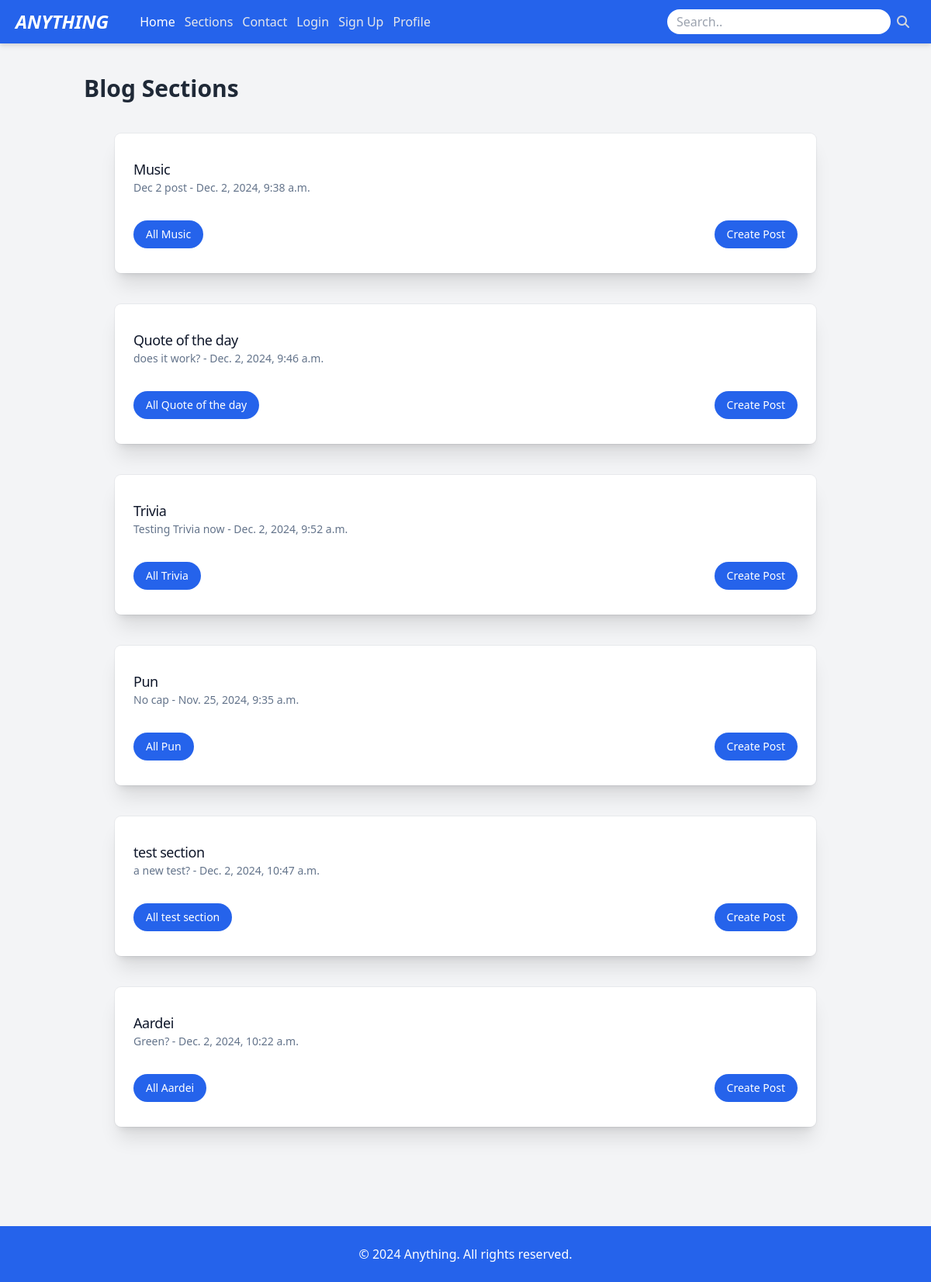
The page / on the database its author committed.
### blog_anything/models.py (models this page shows, shortened)
class Section(models.Model):
    name = models.CharField(max_length=100)
    slug = models.SlugField(unique=True)
    created_by = models.ForeignKey(User, on_delete=models.CASCADE, related_name='sections')

class Post(models.Model):
    title = models.CharField(max_length=200)
    uuid = models.UUIDField(default=uuid.uuid4, editable=False, unique=True)
    content = models.TextField()
    section = models.ForeignKey(Section, related_name='posts', on_delete=models.CASCADE)
    created_by = models.ForeignKey(User, on_delete=models.CASCADE, related_name='posts')
    created_at = models.DateTimeField(default=timezone.now)
    updated_at = models.DateTimeField(auto_now=True)
    def __str__(self):
        return self.title

### blog_anything/views.py (the view)
# urls.py: 2. Add a URL to urlpatterns:  path('', views.home, name='home')
def home(request):
    sections = Section.objects.all()
    for section in sections:
        latest_post = section.posts.order_by('-created_at').first()
        section.latest_post = latest_post
    return render(request, "blog_anything/index.html", {'sections': sections})

### blog_anything/templates/blog_anything/index.html (shortened to what this page needs)
{% extends "base.html" %}
{% load static %}
{% block content %}
<body class="bg-gray-100">
    <div class="container mx-auto p-5">
        <h1 class="text-3xl text-red font-bold">Blog Sections</h1>
        <ul>
            {% for section in sections %}
                <li>
                    <div class="m-10 rounded-lg bg-white px-6 py-8 shadow-xl ring-1 ring-slate-900/5">
                        <h3 class="text-lg font-medium tracking-tight text-slate-900 dark:text-white">{{section.name}}</h3>
                        <p class="text-sm font-normal text-slate-500 dark:text-white"> {{ section.latest_post }} - {{ section.latest_post.created_at }} </p>
                        <div class="flex justify-between">
                        <button id=`{section.slug}` class="mt-8 rounded-full bg-blue-600 px-4 py-2 text-sm font-medium flex text-white" onclick="document.body.classList.toggle('dark')">
                            <a href="{% url 'post_list' section.slug %}">All {{ section.name }}</a>
                        </button>
                        <button id="openModal-{{ section.slug }}" class="mt-8 rounded-full bg-blue-600 px-4 py-2 text-sm font-medium flex text-white" onclick="openModal('{{ section.slug }}')">
                            Create Post
                        </button>
                        </div>
                    </div>
                </li>
            {% endfor %}
        </ul>
    </div>
</body>
{% endblock %}

### rows shown on the page
Section: name "Music", latest_post "Dec 2 post", latest_post.created_at "Dec. 2, 2024, 9:38 a.m."
Section: name "Quote of the day", latest_post "does it work?", latest_post.created_at "Dec. 2, 2024, 9:46 a.m."
Section: name "Trivia", latest_post "Testing Trivia now", latest_post.created_at "Dec. 2, 2024, 9:52 a.m."
Section: name "Pun", latest_post "No cap", latest_post.created_at "Nov. 25, 2024, 9:35 a.m."
Section: name "test section", latest_post "a new test?", latest_post.created_at "Dec. 2, 2024, 10:47 a.m."
Section: name "Aardei", latest_post "Green?", latest_post.created_at "Dec. 2, 2024, 10:22 a.m."
